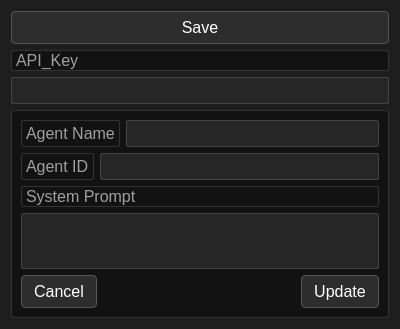
<?xml version="1.0" encoding="UTF-8"?>
<ui version="4.0">
 <class>Conductor</class>
 <widget class="QWidget" name="Conductor">
  <property name="geometry">
   <rect>
    <x>0</x>
    <y>0</y>
    <width>400</width>
    <height>329</height>
   </rect>
  </property>
  <property name="windowTitle">
   <string>Conductor</string>
  </property>
  <property name="styleSheet">
   <string notr="true">QWidget {
    background-color: #1e1e1e;
    color: #d0d0d0;
    font-family: &quot;JetBrains Mono&quot;, &quot;Fira Code&quot;, &quot;Consolas&quot;, monospace;
    font-size: 12pt;
    border: none;
}

QGroupBox {
    border: 1px solid #444;
    border-radius: 3px;
    margin-top: 5px;
    padding: 3px;
    font-weight: bold;
    color: #89f7fe;
}

QGroupBox::title {
    subcontrol-origin: margin;
    subcontrol-position: top left;
    padding: 0 2px;
}

QFrame {
    border: 1px solid #333;
    background-color: #121212;
    border-radius: 2px;
}

QLabel {
    color: #a0a0a0;
}

QLineEdit, QTextEdit {
    background-color: #262626;
    color: #f0f0f0;
    border: 1px solid #444;
    border-radius: 2px;
    padding: 2px;
}

QLineEdit:focus, QTextEdit:focus {
    border: 1px solid #89f7fe;
}

QComboBox {
    background-color: #262626;
    color: #f0f0f0;
    border: 1px solid #444;
    padding: 4px;
    border-radius: 4px;
}

QComboBox:hover {
    border: 1px solid #89f7fe;
}

QSpinBox, QDoubleSpinBox {
    background-color: #262626;
    color: #f0f0f0;
    border: 1px solid #444;
    border-radius: 4px;
    padding: 2px;
}

QSpinBox::up-button, QSpinBox::down-button,
QDoubleSpinBox::up-button, QDoubleSpinBox::down-button {
    background-color: #2e2e2e;
    border: none;
}

QPushButton {
    background-color: #2d2d2d;
    border: 1px solid #555;
    padding: 6px 12px;
    border-radius: 4px;
    color: #ffffff;
}

QPushButton:hover {
    background-color: #3e3e3e;
    border: 1px solid #89f7fe;
    color: #89f7fe;
}

QPushButton:pressed {
    background-color: #1b1b1b;
    border: 1px solid #f50;
    color: #f50;
}

QScrollBar:vertical, QScrollBar:horizontal {
    background-color: #1e1e1e;
    border: none;
    width: 8px;
    margin: 0px;
}

QScrollBar::handle {
    background: #333;
    border-radius: 4px;
}

QScrollBar::handle:hover {
    background: #89f7fe;
}

QScrollBar::add-line, QScrollBar::sub-line {
    background: none;
    height: 0px;
    width: 0px;
}
</string>
  </property>
  <layout class="QVBoxLayout" name="verticalLayout">
   <item>
    <widget class="QPushButton" name="conductorAPI_SaveBtn">
     <property name="text">
      <string>Save</string>
     </property>
    </widget>
   </item>
   <item>
    <widget class="QLabel" name="outputLLM_API_KeyLabel">
     <property name="text">
      <string>API_Key</string>
     </property>
    </widget>
   </item>
   <item>
    <widget class="QLineEdit" name="outputLLM_API_KeyLE"/>
   </item>
   <item>
    <widget class="QFrame" name="frame">
     <property name="frameShape">
      <enum>QFrame::StyledPanel</enum>
     </property>
     <property name="frameShadow">
      <enum>QFrame::Raised</enum>
     </property>
     <layout class="QVBoxLayout" name="verticalLayout_2">
      <item>
       <layout class="QHBoxLayout" name="horizontalLayout">
        <item>
         <widget class="QLabel" name="nameLabel">
          <property name="text">
           <string>Agent Name</string>
          </property>
         </widget>
        </item>
        <item>
         <widget class="QLineEdit" name="agentNameLE"/>
        </item>
       </layout>
      </item>
      <item>
       <layout class="QHBoxLayout" name="horizontalLayout_4">
        <item>
         <widget class="QLabel" name="agentID_Label">
          <property name="text">
           <string>Agent ID</string>
          </property>
         </widget>
        </item>
        <item>
         <widget class="QLineEdit" name="agentID_LE"/>
        </item>
       </layout>
      </item>
      <item>
       <widget class="QLabel" name="promptLabel">
        <property name="text">
         <string>System Prompt</string>
        </property>
       </widget>
      </item>
      <item>
       <widget class="QTextEdit" name="systemPromptTE"/>
      </item>
      <item>
       <layout class="QHBoxLayout" name="horizontalLayout_2">
        <item>
         <widget class="QPushButton" name="cancelBtn">
          <property name="text">
           <string>Cancel</string>
          </property>
         </widget>
        </item>
        <item>
         <spacer name="horizontalSpacer">
          <property name="orientation">
           <enum>Qt::Horizontal</enum>
          </property>
          <property name="sizeHint" stdset="0">
           <size>
            <width>40</width>
            <height>20</height>
           </size>
          </property>
         </spacer>
        </item>
        <item>
         <widget class="QPushButton" name="updateBtn">
          <property name="text">
           <string>Update</string>
          </property>
         </widget>
        </item>
       </layout>
      </item>
     </layout>
    </widget>
   </item>
  </layout>
 </widget>
 <resources/>
 <connections/>
</ui>
